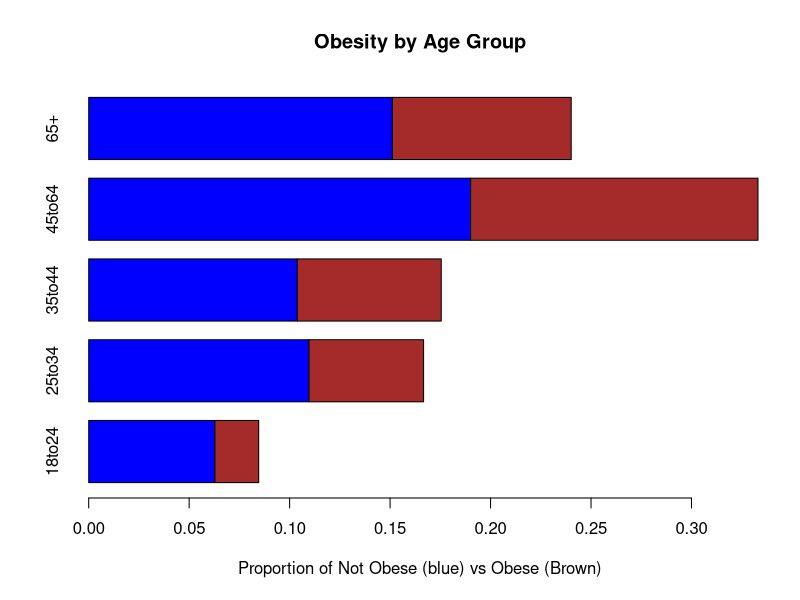
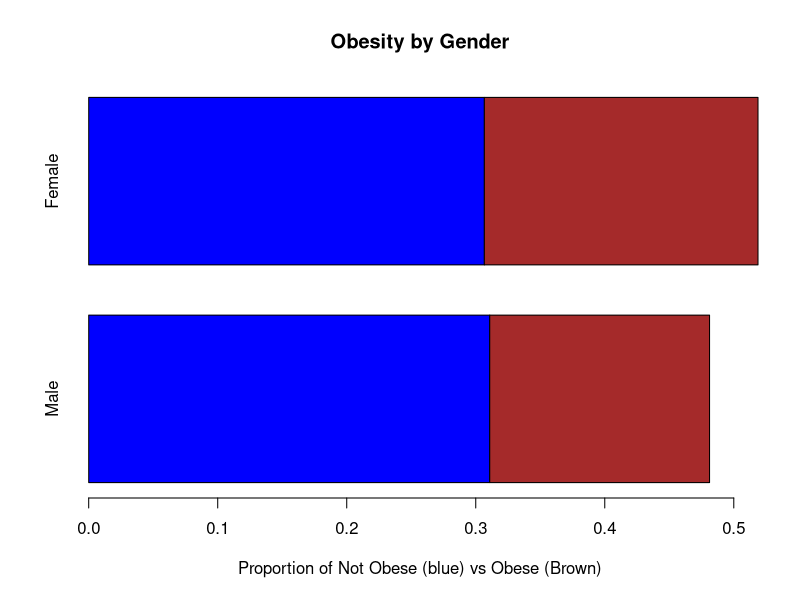
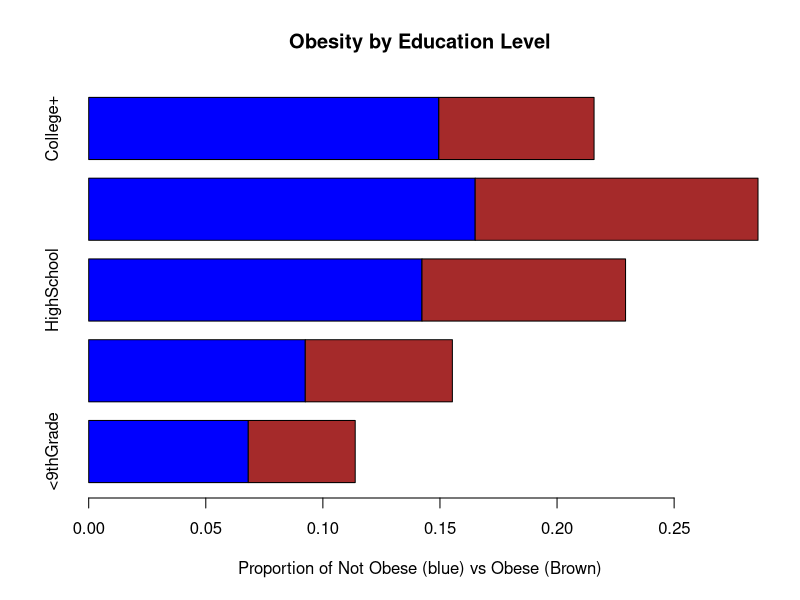
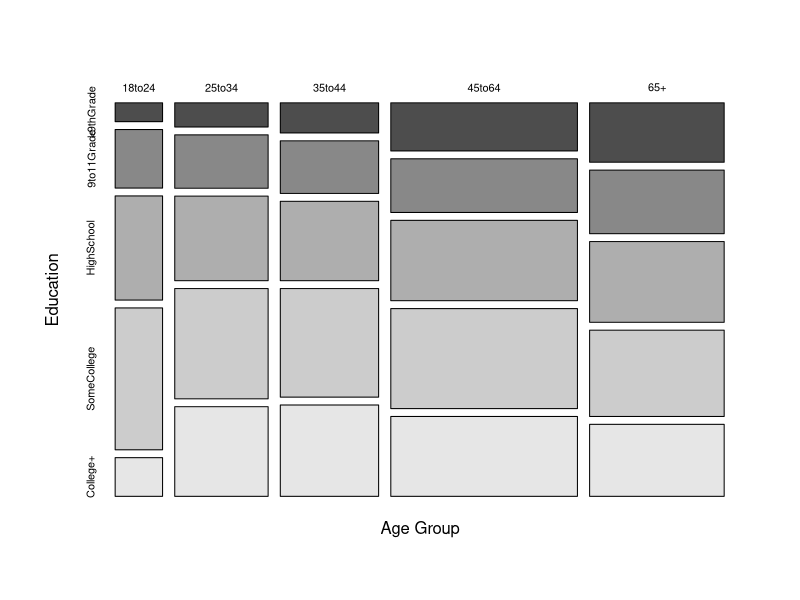
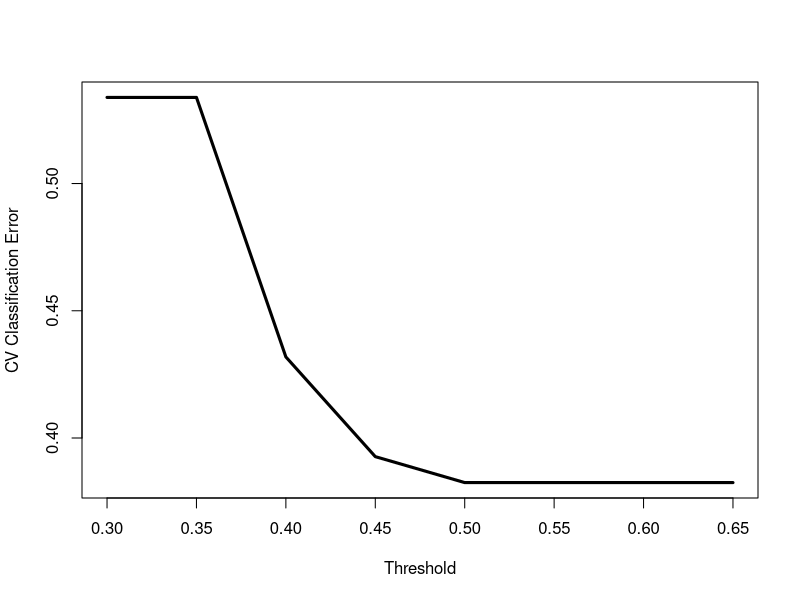
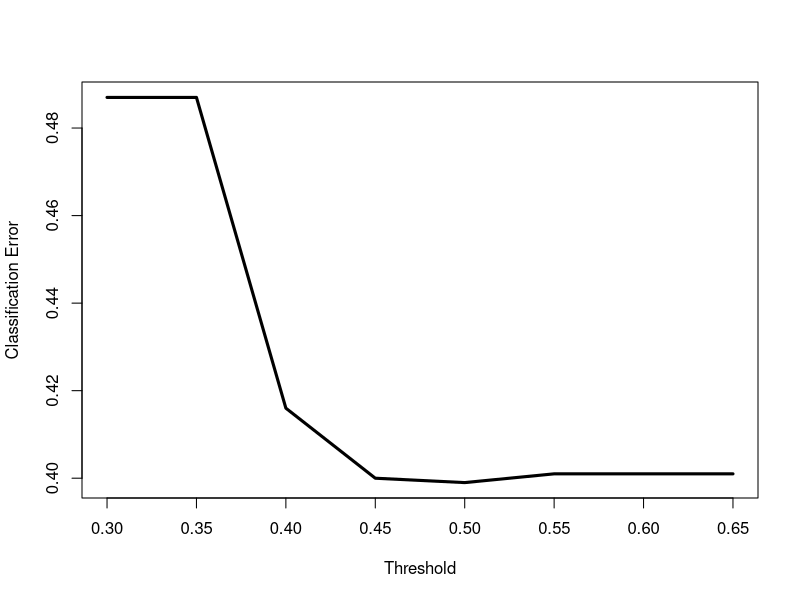
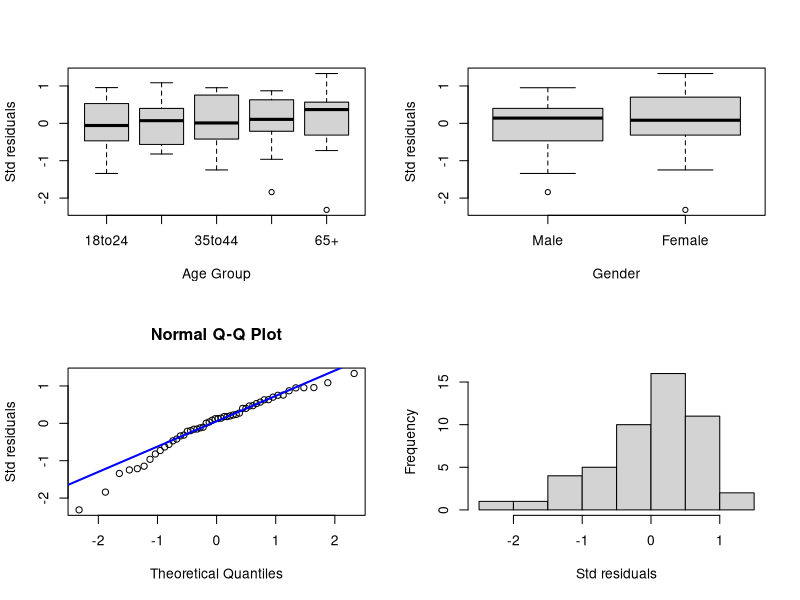
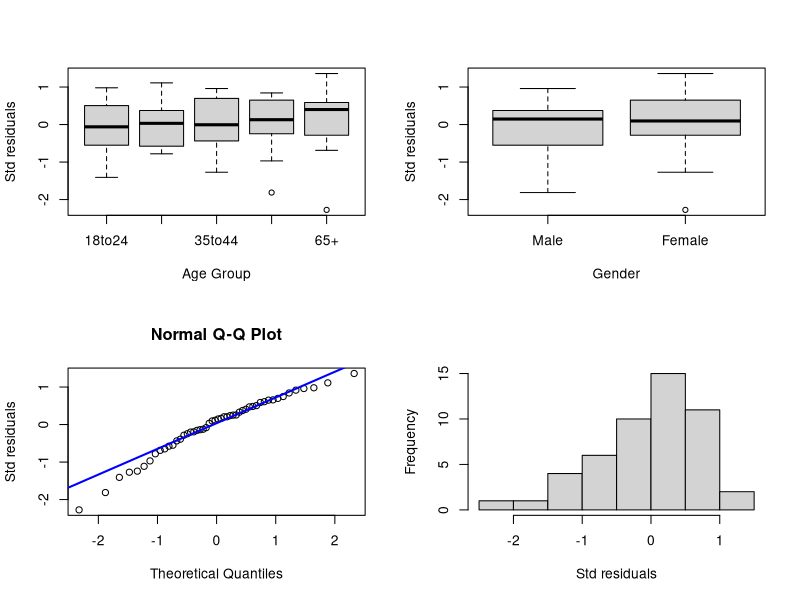

The R source for these figures, in order:

###################################################################

obdata = read.table("obesitydata.txt",h=T)
attach(obdata)

##Data before aggregation
obesityind = factor(Obesity,labels=c("NotObese","Obese"))
agegr = factor(AgeGroup, labels=c("18to24", "25to34",
              "35to44", "45to64", "65+"))
gender = factor(Gender,labels=c("Male","Female"))
edu = factor(Education,labels=c("<9thGrade","9to11Grade",
             "HighSchool","SomeCollege","College+"))

## Exploratory data analysis: Response vs Predictors
tb_obage = xtabs(~obesityind+agegr)
tb_obgender = xtabs(~obesityind+gender)
tb_obedu = xtabs(~obesityind+edu)


barplot(prop.table(tb_obage),axes=T,space=0.3,
        xlab="Proportion of Not Obese (blue) vs Obese (Brown)",
        horiz=T, col=c("blue","brown"),main="Obesity by Age Group")
barplot(prop.table(tb_obgender),axes=T,space=0.3,
        xlab="Proportion of Not Obese (blue) vs Obese (Brown)",
        horiz=T, col=c("blue","brown"),main="Obesity by Gender")
barplot(prop.table(tb_obedu),axes=T,space=0.3, horiz=T,
        xlab="Proportion of Not Obese (blue) vs Obese (Brown)",
        col=c("blue","brown"),main="Obesity by Education Level")

# Exploratory data analysis:  Predictors
tb_ageedu = xtabs(~agegr+edu)
library(vcd)
mosaicplot(tb_ageedu,xlab="Age Group",ylab="Education",color=TRUE,main="")

## Fit a logistic regression model
model = glm(Obesity~agegr+gender+edu,family=binomial)
summary(model)

## Test for overall regression
gstat = model$null.deviance - deviance(model)
cbind(gstat, 1-pchisq(gstat,length(coef(model))-1))

round(coefficients(summary(model))[,4],4)

## Is it meaningful to do a goodness of fit test? No.
## Is it meaningful to do a residual analysis? No. Logistic regression without repetitions

## What is the predictive power? Cross-validation
library(boot)
##
cost0.5 = function(y, pi){
 ypred=rep(0,length(y))
 ypred[pi>0.5] = 1
 err = mean(abs(y-ypred))
 return(err)
}
n = length(Obesity)
obdata.fr = data.frame(cbind(Obesity,agegr,gender,edu))
## classification error for 10-fold cross-validation
cv.err = cv.glm(obdata.fr,model,cost=cost0.5, K=10)$delta[1]

## Consider different thresholds for the probability

cost0.3 = function(y, pi){
 ypred=rep(0,length(y))
 ypred[pi>0.3] = 1
 err = mean(abs(y-ypred))
 return(err)
}

cost0.35 = function(y, pi){
 ypred=rep(0,length(y))
 ypred[pi>0.35] = 1
 err = mean(abs(y-ypred))
 return(err)
}

cost0.4 = function(y, pi){
 ypred=rep(0,length(y))
 ypred[pi>0.4] = 1
 err = mean(abs(y-ypred))
 return(err)
}

cost0.45 = function(y, pi){
 ypred=rep(0,length(y))
 ypred[pi>0.45] = 1
 err = mean(abs(y-ypred))
 return(err)
}


cost0.55 = function(y, pi){
 ypred=rep(0,length(y))
 ypred[pi>0.55] = 1
 err = mean(abs(y-ypred))
 return(err)
}
cost0.6 = function(y, pi){
 ypred=rep(0,length(y))
 ypred[pi>0.6] = 1
 err = mean(abs(y-ypred))
 return(err)
}
cost0.65 = function(y, pi){
 ypred=rep(0,length(y))
 ypred[pi>0.65] = 1
 err = mean(abs(y-ypred))
 return(err)
}

cv.err0.3 = cv.glm(obdata.fr,model,cost=cost0.3,K=10)$delta[1]
cv.err0.35 = cv.glm(obdata.fr,model,cost=cost0.35,K=10)$delta[1]
cv.err0.4 = cv.glm(obdata.fr,model,cost=cost0.4,K=10)$delta[1]
cv.err0.45 = cv.glm(obdata.fr,model,cost=cost0.45,K=10)$delta[1]
cv.err0.5 = cv.glm(obdata.fr,model,cost=cost0.5,K=10)$delta[1]
cv.err0.55 = cv.glm(obdata.fr,model,cost=cost0.55,K=10)$delta[1]
cv.err0.6 = cv.glm(obdata.fr,model,cost=cost0.6,K=10)$delta[1]
cv.err0.65 = cv.glm(obdata.fr,model,cost=cost0.6,K=10)$delta[1]
cv.err = c(cv.err0.35,cv.err0.35,cv.err0.4,cv.err0.45,cv.err0.5,
           cv.err0.55,cv.err0.6,cv.err0.65)

## Smallest prediction error is 0.3824
plot(c(0.3, 0.35,0.4,0.45,0.5,0.55,0.6,0.65),cv.err,
     type="l",lwd=3,xlab="Threshold",ylab="CV Classification Error")

####################################################################
###################### PART II #################################
## Prediction given a set of new observations
testobdata = read.table("testobesitydata.txt",h=T)
agegr.t = factor(testobdata$AgeGroup, labels=c("18to24", "25to34",
                    "35to44", "45to64", "65+"))
gender.t = factor(testobdata$Gender,labels=c("Male","Female"))
edu.t = factor(testobdata$Education,labels=c("<9thGrade","9to11Grade",
                  "HighSchool","SomeCollege","College+"))
pred.data = data.frame(agegr=agegr.t,gender=gender.t,edu=edu.t)
pred.test = predict.glm(model,pred.data,type="response")

err0.3 = cost0.3(testobdata$Obesity,pred.test)
err0.35 = cost0.35(testobdata$Obesity,pred.test)
err0.4 = cost0.4(testobdata$Obesity,pred.test)
err0.45 = cost0.45(testobdata$Obesity,pred.test)
err0.5 = cost0.5(testobdata$Obesity,pred.test)
err0.55 = cost0.55(testobdata$Obesity,pred.test)
err0.6 = cost0.6(testobdata$Obesity,pred.test)
err0.65 = cost0.65(testobdata$Obesity,pred.test)
err = c(err0.35,err0.35,err0.4,err0.45,err0.5,
           err0.55,err0.6,err0.65)
plot(c(0.3, 0.35,0.4,0.45,0.5,0.55,0.6,0.65),err,
     type="l",lwd=3,xlab="Threshold",ylab="Classification Error")

##########################################################################
####################### PART III #########################################
### Aggregate data for Logistic Regression with repetitions
obdata.agg.n = aggregate(Obesity~agegr+gender+edu,FUN=length)
obdata.agg.y = aggregate(Obesity~agegr+gender+edu,FUN=sum)

agegr.agg = factor(obdata.agg.n$agegr, labels=c("18to24", "25to34",
              "35to44", "45to64", "65+"))
gender.agg = factor(obdata.agg.n$gender,labels=c("Male","Female"))
edu.agg = factor(obdata.agg.n$edu,labels=c("<9thGrade","9to11Grade",
             "HighSchool","SomeCollege","College+"))
             
obdata.agg = data.frame(Obesity = obdata.agg.y$Obesity,
                        Total = obdata.agg.n$Obesity,
                        agegr = agegr.agg,
                        gender=gender.agg,
                        edu=edu.agg)
model.agg = glm(cbind(Obesity,Total-Obesity)~agegr+gender+edu,
                data = obdata.agg,family=binomial)
## Test for overall regression
gstat = model.agg$null.deviance - deviance(model.agg)
cbind(gstat, 1-pchisq(gstat,length(coef(model.agg))-1))

## Test for GOF: Using deviance residuals
deviances2 = residuals(model.agg,type="deviance")
dev.tvalue = sum(deviances2^2)
c(dev.tvalue, 1-pchisq(dev.tvalue,40))
#OR
c(deviance(model.agg), 1-pchisq(deviance(model.agg),40))

## Residual Analysis
res = resid(model.agg,type="deviance")
par(mfrow=c(2,2))
boxplot(res~agegr,xlab="Age Group",ylab = "Std residuals",data = obdata.agg)
boxplot(res~gender,xlab="Gender",ylab = "Std residuals",data = obdata.agg)
qqnorm(res, ylab="Std residuals")
qqline(res,col="blue",lwd=2)
hist(res,10,xlab="Std residuals", main="")

model.agg.2 = glm(cbind(Obesity,Total-Obesity)~agegr+gender+edu,
                data = obdata.agg,family=binomial(link = cloglog))

## Residual Analysis
par(mfrow=c(2,2))
res = resid(model.agg.2,type="deviance")
par(mfrow=c(2,2))
boxplot(res~agegr,xlab="Age Group",ylab = "Std residuals",data = obdata.agg)
boxplot(res~gender,xlab="Gender",ylab = "Std residuals",data = obdata.agg)
qqnorm(res, ylab="Std residuals")
qqline(res,col="blue",lwd=2)
hist(res,10,xlab="Std residuals", main="")
